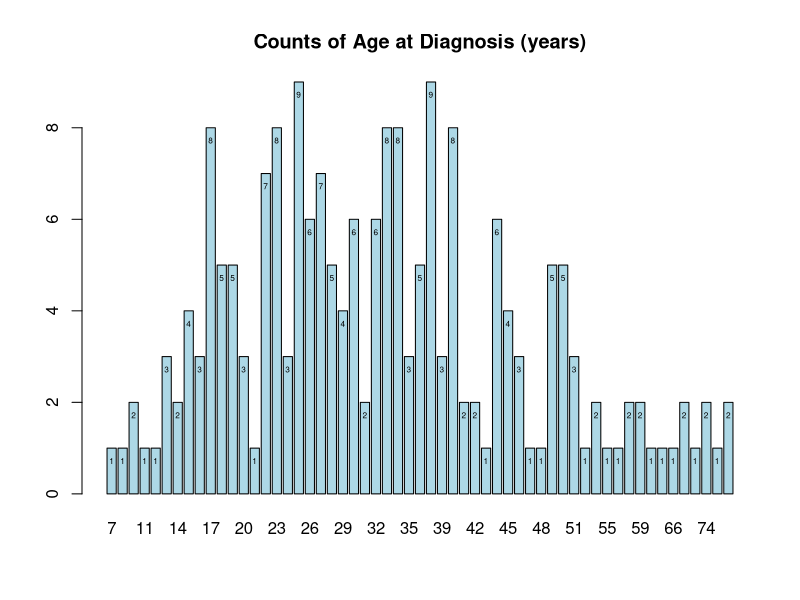
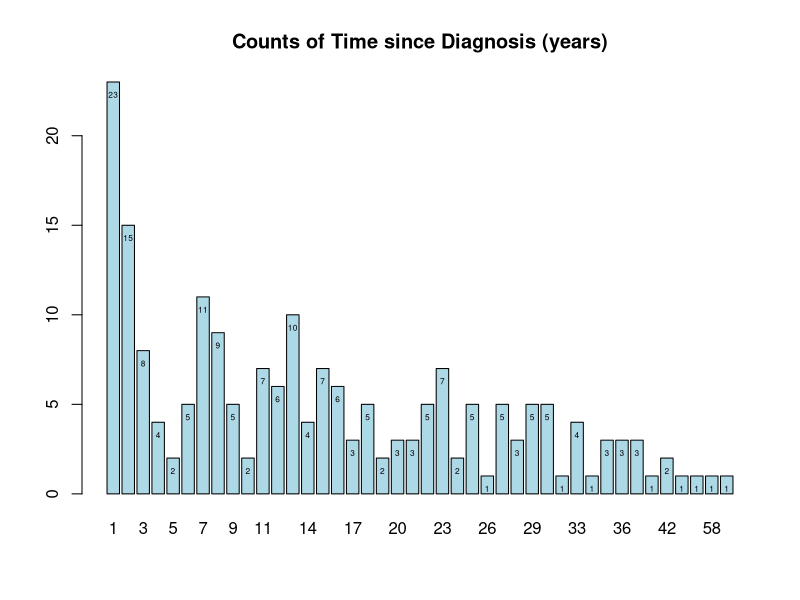
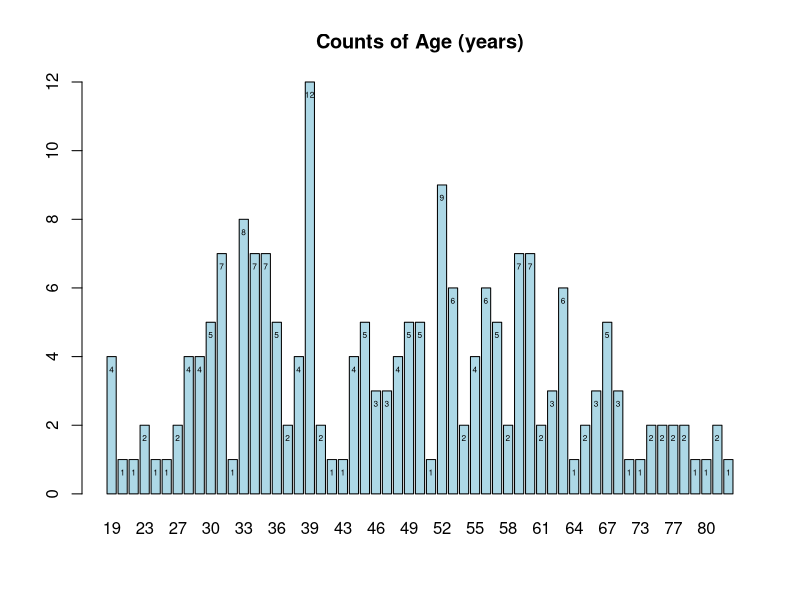
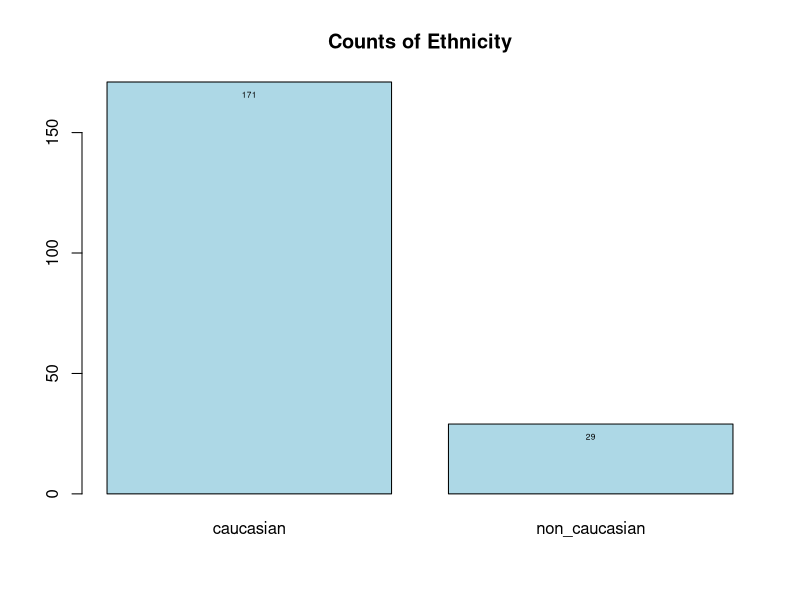
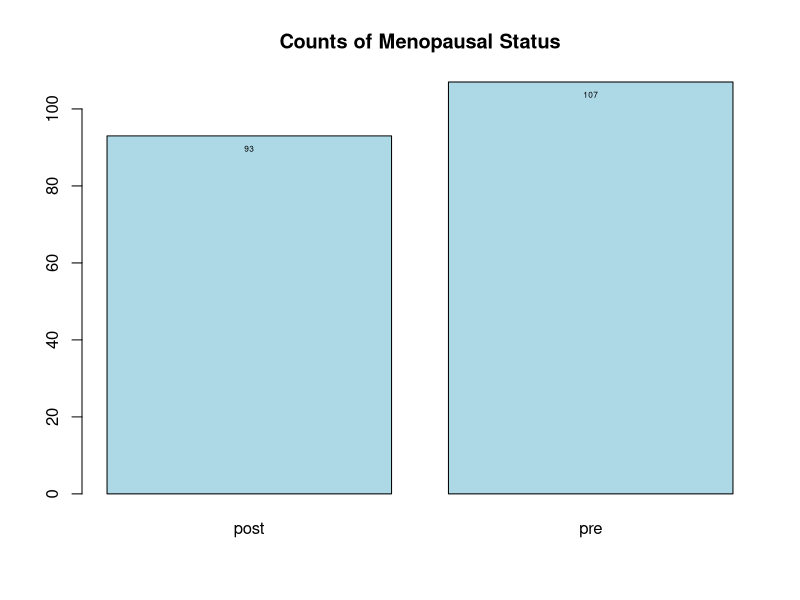
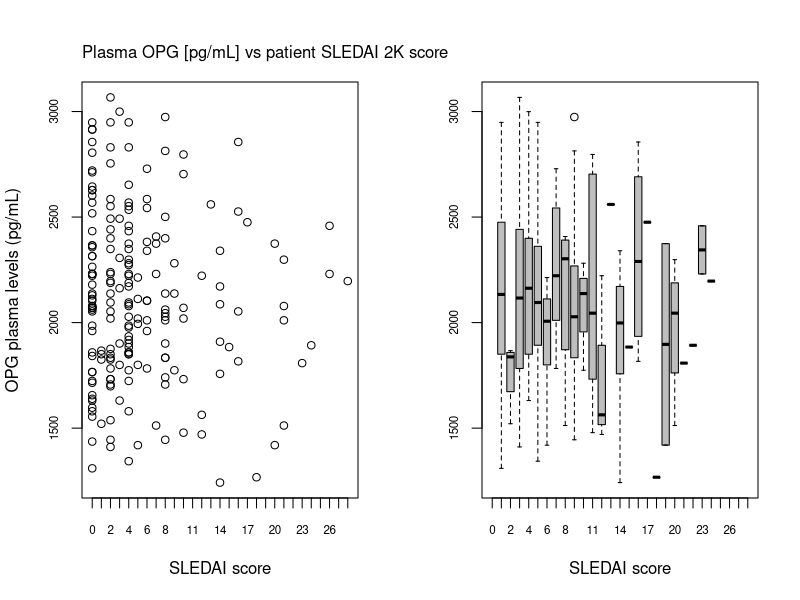
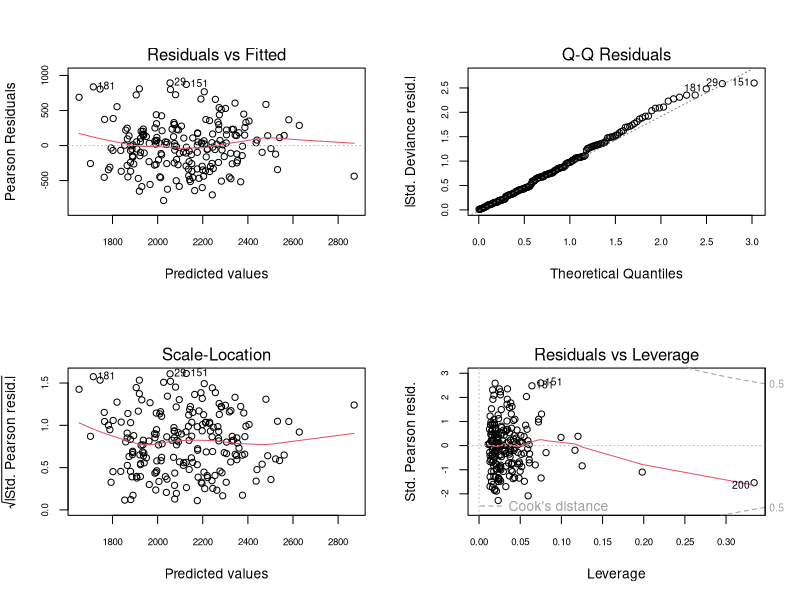
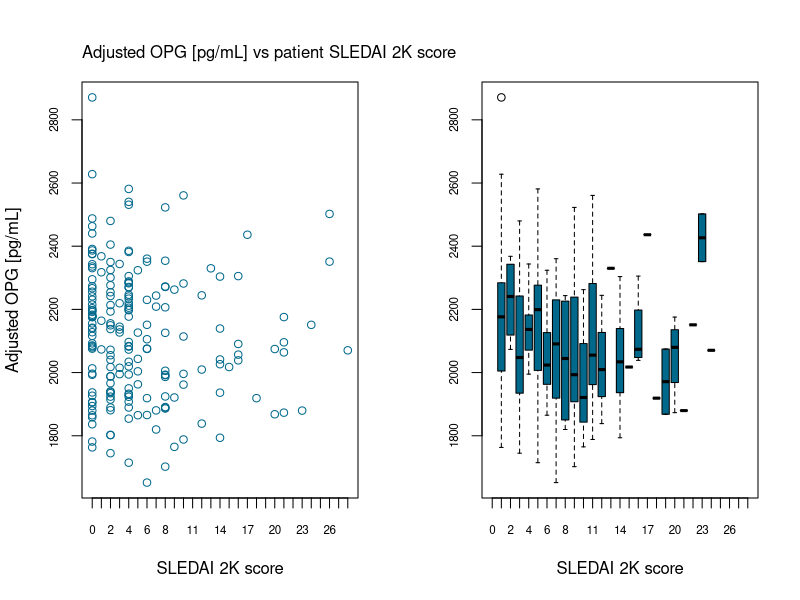

R code for these plots, in order:
library(readxl)
library(dplyr)
library(ggplot2)
#import the data (HAS TO BE IN THE SAME FOLDER YOURE WORKING IN OR YOU HAVE TO WRITE THE WHOLE PATH:
#IE. "/user/johndoe/folder-1/foldertwo/DATA_SET_HERE"). 
OriginalData <- read_excel("g1_s1_dataset_v251001.xlsx")
View(OriginalData)

#rename the columns so everything is easier to read and keep track of
colnames(OriginalData) <- c('Patient ID', 'Age at Diagnosis (years)', 'Time since Diagnosis (years)', 
                            'Age (years)', 'BMI (kg/m^2)', 'IFN type I [IU/mL]', 
                            'Ethnicity', 'Menopausal Status', 'SLEDAI 2k Score', 
                            'Plasma OPG [pg/mL]', 'vWF [IU/mL]', 'sDC1 [ng/mL]', 
                            'TM [ng/mL]', 'ox LDL [ng/mL]', 'sVCAM-1 [ng/mL]', 
                            'LDH [u/L]')

##OriginalData <- OriginalData %>% mutate(time_since_diagnosis_years = ifelse(OriginalData$time_since_diagnosis_years == 0, NA, time_since_diagnosis_years))
##^^ we'll ask about this tomorrow
#since time since diagnosis has values equal to 0, we're going to add 1 to each of those (ie. 0+1 =1, etc)
OriginalData <- OriginalData %>% 
  mutate(`Time since Diagnosis (years)` = `Time since Diagnosis (years)` + 1)

#some stat tests for OPG levels to see how it's distributed and possible correlation to SLEDAI score
shapiro.test(OriginalData$`Plasma OPG [pg/mL]`)
cor.test(OriginalData$`SLEDAI 2k Score`, OriginalData$`Plasma OPG [pg/mL]`, method = ("pearson"))

#make a list of all the column names so that you can create functions
col_names <- c('Patient ID', 'Age at Diagnosis (years)', 'Time since Diagnosis (years)', 
         'Age (years)', 'BMI (kg/m^2)', 'IFN type I [IU/mL]', 
         'Ethnicity', 'Menopausal Status', 'SLEDAI 2k Score', 
         'Plasma OPG [pg/mL]', 'vWF [IU/mL]', 'sDC1 [ng/mL]', 
         'TM [ng/mL]', 'ox LDL [ng/mL]', 'sVCAM-1 [ng/mL]', 
         'LDH [u/L]')
#how many times does each value of a variable appear? 
#this is the function
Counts <- lapply(col_names, function(col) {
  OriginalData %>%
    group_by(.data[[col]]) %>%
    summarise(count = n())
  })
#re-establish column names
names(Counts) <- col_names

#some things are unique to each patinet, so we don't want to plot them to see the counts:
names_to_skip_in_plots <- c('Patient ID', 'BMI (kg/m^2)', 'IFN type I [IU/mL]', 
                            'SLEDAI 2k Score','Plasma OPG [pg/mL]', 
                            'vWF [IU/mL]', 'sDC1 [ng/mL]', 'TM [ng/mL]', 
                            'ox LDL [ng/mL]', 'sVCAM-1 [ng/mL]', 'LDH [u/L]')

#this is the function for the barplots of the counts:
for (name in names(Counts)) {
  if (name %in% names_to_skip_in_plots) next
  df <- Counts[[name]]
  par(mfrow = c(1,1))
  bars <- barplot(
    df$count,
    names.arg = df[[1]],
    main = paste("Counts of", name),
    col = "lightblue")
  text(x = bars, y = df$count, labels = df$count, pos = 1, cex = 0.5, col = 'black')
}
rm(df, name, bars)

par(cex.axis = 0.7, mfrow = c(1,2))
plot(OriginalData$`SLEDAI 2k Score`, OriginalData$`Plasma OPG [pg/mL]`,
     col = 'black', xlab = 'SLEDAI score', ylab = "OPG plasma levels (pg/mL)", 
     xlim = c(0, 28), xaxt = 'n')
axis(side = 1, at = seq(0, 28, by = 1))
mtext("Plasma OPG [pg/mL] vs patient SLEDAI 2K score",
      outer = FALSE, cex = 1, side = 3, line = 1, adj = 0)
boxplot(OriginalData$`Plasma OPG [pg/mL]`~OriginalData$`SLEDAI 2k Score`, 
        col = 'grey', xlab = 'SLEDAI score', ylab = NULL,
        xlim = c(0, 28), xaxt = 'n')
axis(side = 1, at = seq(0, 28, by = 1))

##Linear Regression
model <- glm(`Plasma OPG [pg/mL]` ~ `Age at Diagnosis (years)` + `Time since Diagnosis (years)` +
            `Age (years)` + `BMI (kg/m^2)` + `IFN type I [IU/mL]` + Ethnicity + `Menopausal Status`, 
            data = OriginalData)
summary(model)
#model_sledai <- glm(`SLEDAI 2k Score` ~ `Age at Diagnosis (years)` + `Time since Diagnosis (years)` +
               #`Age (years)` + `BMI (kg/m^2)` + `IFN type I [IU/mL]` + Ethnicity + `Menopausal Status`, 
            # data = OriginalData)
#summary(model_sledai)
cor.test(OriginalData$`SLEDAI 2k Score`, model[["fitted.values"]], method = 'pearson')
par(mfrow = c(2,2))
plot(model)
opg_sledai <- data.frame(OriginalData$`SLEDAI 2k Score`, model[["fitted.values"]])
#or: model_sledai[["fitted.values"]]
colnames(opg_sledai) <- c('SLEDAI 2k score', 'Adjusted OPG [pg/mL}')

##I also like to make one extra data frame with the patient IDs to make sure R is putting together 
##the right OPG value and SLEDAI score
opg_sledai_patientID <- data.frame(OriginalData$`Patient ID`, OriginalData$`SLEDAI 2k Score`, 
                                   model[["fitted.values"]])
colnames(opg_sledai_patientID) <- c('Patient ID', 'SLEDAI 2k score', 'Adjusted OPG [pg/mL}')

par(mfrow = c(1,2), cex.axis = 0.7)
plot(opg_sledai$`SLEDAI 2k score`, opg_sledai$`Adjusted OPG [pg/mL}`, 
     xlab = 'SLEDAI 2K score', ylab = 'Adjusted OPG [pg/mL]', col = 'deepskyblue4',
     xlim = c(0, 28), xaxt = 'n')
axis(side = 1, at = seq(0, 28, by = 1))
mtext("Adjusted OPG [pg/mL] vs patient SLEDAI 2K score",
      outer = FALSE, cex = 1, side = 3, line = 1, adj = 0)
boxplot(opg_sledai$`Adjusted OPG [pg/mL}`~opg_sledai$`SLEDAI 2k score`, 
        xlab = 'SLEDAI 2K score', ylab = NULL, col = 'deepskyblue4',
        xlim = c(0, 28), xaxt = 'n')
axis(side = 1, at = seq(0, 28, by = 1))

##Moving on from the confounding, we can do a similar thing for the biomarkers
#first, extract the biomarkes from the original data frame into a separate one
biomarkers <- data.frame(OriginalData$`vWF [IU/mL]`, OriginalData$`sDC1 [ng/mL]`, 
                         OriginalData$`TM [ng/mL]`,
                         OriginalData$`ox LDL [ng/mL]`, OriginalData$`sVCAM-1 [ng/mL]`, 
                         OriginalData$`LDH [u/L]`)
#rename the columns to make them easier to identify
names(biomarkers) <- c('von Willebrand Factor', 'soluble DC-1', 
                       'Thrombomodulin', 'oxidized LDL', 'soluble VCAM-1', 'LDH')
summary(biomarkers)

#create a linear model for each of the biomarkers
vWF_model <- glm(`vWF [IU/mL]` ~ `Age at Diagnosis (years)` + `Time since Diagnosis (years)` +
                  `Age (years)` + `BMI (kg/m^2)` + `IFN type I [IU/mL]` + Ethnicity + `Menopausal Status`, 
            data = OriginalData)
sDC1_model <- glm(`sDC1 [ng/mL]` ~ `Age at Diagnosis (years)` + `Time since Diagnosis (years)` +
                   `Age (years)` + `BMI (kg/m^2)` + `IFN type I [IU/mL]` + Ethnicity + `Menopausal Status`,
                data = OriginalData)
tm_model <- glm(`TM [ng/mL]` ~ `Age at Diagnosis (years)` + `Time since Diagnosis (years)` +
                 `Age (years)` + `BMI (kg/m^2)` + `IFN type I [IU/mL]` + Ethnicity + `Menopausal Status`,
                data = OriginalData)
oxLDL_model <- glm(`ox LDL [ng/mL]` ~ `Age at Diagnosis (years)` + `Time since Diagnosis (years)` +
                    `Age (years)` + `BMI (kg/m^2)` + `IFN type I [IU/mL]` + Ethnicity + `Menopausal Status`,
                data = OriginalData)
sVCAM1_model <- glm(`sVCAM-1 [ng/mL]` ~ `Age at Diagnosis (years)` + `Time since Diagnosis (years)` +
                     `Age (years)` + `BMI (kg/m^2)` + `IFN type I [IU/mL]` + Ethnicity + `Menopausal Status`,
                data = OriginalData)
LDH_model <- glm(`LDH [u/L]` ~ `Age at Diagnosis (years)` + `Time since Diagnosis (years)` +
                  `Age (years)` + `BMI (kg/m^2)` + `IFN type I [IU/mL]` + Ethnicity + `Menopausal Status`,
                data = OriginalData)

#exctract the adjusted values of each biomarker into a new dataframe, add the adjusted OPG from 
#previous linear model, and rename the columns. 
adjusted_biomarkers <- data.frame(model[["fitted.values"]], vWF_model[["fitted.values"]], 
                                 sDC1_model[["fitted.values"]], 
                                 tm_model[["fitted.values"]], 
                                 oxLDL_model[["fitted.values"]], 
                                 sVCAM1_model[["fitted.values"]], 
                                 LDH_model[["fitted.values"]])
colnames(adjusted_biomarkers) <- c('Plasma OPG [pg/mL]' ,'vWF [IU/mL]', 'sDC1 [ng/mL]', 
                                  'TM [ng/mL]', 'ox LDL [ng/mL]', 
                                  'sVCAM-1 [ng/mL]', 'LDH [u/L]')

#extra df to make sure R is grouping right: 
adjusted_biomarkers_patientID <- data.frame(OriginalData$`Patient ID`, OriginalData$`SLEDAI 2k Score`, model[["fitted.values"]], vWF_model[["fitted.values"]], 
                                  sDC1_model[["fitted.values"]], 
                                  tm_model[["fitted.values"]], 
                                  oxLDL_model[["fitted.values"]], 
                                  sVCAM1_model[["fitted.values"]], 
                                  LDH_model[["fitted.values"]])
colnames(adjusted_biomarkers_patientID) <- c('Patient ID', 'SLEDAI 2k score', 'Plasma OPG [pg/mL]' ,'vWF [IU/mL]', 'sDC1 [ng/mL]', 
                                   'TM [ng/mL]', 'ox LDL [ng/mL]', 
                                   'sVCAM-1 [ng/mL]', 'LDH [u/L]')

#correlation tests
cor.test(OriginalData$`SLEDAI 2k Score`, vWF_model[["fitted.values"]], method = 'pearson')
cor.test(OriginalData$`SLEDAI 2k Score`, sDC1_model[["fitted.values"]], method = 'pearson')
cor.test(OriginalData$`SLEDAI 2k Score`, tm_model[["fitted.values"]], method = 'pearson')
cor.test(OriginalData$`SLEDAI 2k Score`, oxLDL_model[["fitted.values"]], method = 'pearson')
cor.test(OriginalData$`SLEDAI 2k Score`, sVCAM1_model[["fitted.values"]], method = 'pearson')
cor.test(OriginalData$`SLEDAI 2k Score`, LDH_model[["fitted.values"]], method = 'pearson')


par(mfrow = c(1, 2), cex.axis = 0.7)
#plot vWF
plot(OriginalData$`SLEDAI 2k Score`, adjusted_biomarkers$`vWF [IU/mL]`,
     xlab = 'SLEDAI 2K score', ylab = 'Adjusted vWF [IU/mL]', col = 'deepskyblue',
     xlim = c(0, 28), xaxt = 'n')
axis(side = 1, at = seq(0, 28, by = 1))
mtext("Adjusted vWF values [IU/mL] vs Patient SLEDAI 2k Score",
      outer = FALSE, cex = 1, col = "darkslategray", side = 3, line = 1, adj = 0)
boxplot(adjusted_biomarkers$`vWF [IU/mL]`~OriginalData$`SLEDAI 2k Score`,
        ylab = 'Adjusted vWF [IU/mL]', col = 'chartreuse4',
        xlim = c(0, 28), xaxt = 'n')
axis(side = 1, at = seq(0, 28, by = 1))
#plot sDC1
plot(OriginalData$`SLEDAI 2k Score`, adjusted_biomarkers$`sDC1 [ng/mL]`,
     xlab = 'SLEDAI 2K score', ylab = 'Adjusted sDC1 [ng/mL]', col = 'deepskyblue2', 
     xlim = c(0, 28), xaxt = 'n')
axis(side = 1, at = seq(0, 28, by = 1))
mtext('Adjusted sDC1 values [ng/mL] vs Patient SLEDAI 2k score',
      outer = FALSE, cex = 1, col = "darkslategray", side = 3, line = 1, adj = 0)
boxplot(adjusted_biomarkers$`sDC1 [ng/mL]`~OriginalData$`SLEDAI 2k Score`,
        xlab = 'SLEDAI 2K score', ylab = NULL, col = 'forestgreen',
        xlim = c(0, 28), xaxt = 'n')
axis(side = 1, at = seq(0, 28, by = 1))
#plot TM
plot(OriginalData$`SLEDAI 2k Score`, adjusted_biomarkers$`TM [ng/mL]`,
     xlab = 'SLEDAI 2K score', ylab = 'Adjusted TM [ng/mL]', col = 'deepskyblue3', 
     xlim = c(0, 28), xaxt = 'n')
axis(side = 1, at = seq(0, 28, by = 1))
mtext('Adjusted TM values [ng/mL] vs Patient SLEDAI 2k score',
      outer = FALSE, cex = 1, col = "darkslategray", side = 3, line = 1, adj = 0)
boxplot(adjusted_biomarkers$`TM [ng/mL]`~OriginalData$`SLEDAI 2k Score`,
        xlab = 'SLEDAI 2K score', ylab = NULL, col = 'palegreen',
        xlim = c(0, 28), xaxt = 'n')
axis(side = 1, at = seq(0, 28, by = 1))
#plot ox LDL
plot(OriginalData$`SLEDAI 2k Score`, adjusted_biomarkers$`ox LDL [ng/mL]`,
     xlab = 'SLEDAI 2K score', ylab = 'Adjusted ox LDL [ng/mL]', col = 'royalblue', 
     xlim = c(0, 28), xaxt = 'n')
axis(side = 1, at = seq(0, 28, by = 1))
mtext('Adjusted ox LDL values [ng/mL] vs Patient SLEDAI 2k score',
      outer = FALSE, cex = 1, col = "darkslategray", side = 3, line = 1, adj = 0)
boxplot(adjusted_biomarkers$`ox LDL [ng/mL]`~OriginalData$`SLEDAI 2k Score`,
        xlab = 'SLEDAI 2K score', ylab = NULL, col = 'palegreen2',
        xlim = c(0, 28), xaxt = 'n')
axis(side = 1, at = seq(0, 28, by = 1))
#plot sVCAM1
plot(OriginalData$`SLEDAI 2k Score`, adjusted_biomarkers$`sVCAM-1 [ng/mL]`,
     xlab = 'SLEDAI 2K score', ylab = 'Adjusted s-VCAM1 [ng/mL]', col = 'royalblue3', 
     xlim = c(0, 28), xaxt = 'n')
axis(side = 1, at = seq(0, 28, by = 1))
mtext('Adjusted s-VCAM1 values [ng/mL] vs Patient SLEDAI 2k score',
      outer = FALSE, cex = 1, col = "darkslategray", side = 3, line = 1, adj = 0)
boxplot(adjusted_biomarkers$`sVCAM-1 [ng/mL]`~OriginalData$`SLEDAI 2k Score`,
        xlab = 'SLEDAI 2K score', ylab = NULL, col = 'seagreen',
        xlim = c(0, 28), xaxt = 'n')
axis(side = 1, at = seq(0, 28, by = 1))
#plot LDH
plot(OriginalData$`SLEDAI 2k Score`, adjusted_biomarkers$`LDH [u/L]`,
     xlab = 'SLEDAI 2K score', ylab = 'Adjusted LDH [U/L]', col = 'royalblue4', 
     xlim = c(0, 28), xaxt = 'n')
axis(side = 1, at = seq(0, 28, by = 1))
mtext('Adjusted LDH values [IU/mL] vs Patient SLEDAI 2k score',
      outer = FALSE, cex = 1, col = "darkslategray", side = 3, line = 1, adj = 0)
boxplot(adjusted_biomarkers$`LDH [u/L]`~OriginalData$`SLEDAI 2k Score`,
        xlab = 'SLEDAI 2K score', ylab = NULL, col = 'seagreen3',
        xlim = c(0, 28), xaxt = 'n')
axis(side = 1, at = seq(0, 28, by = 1))
